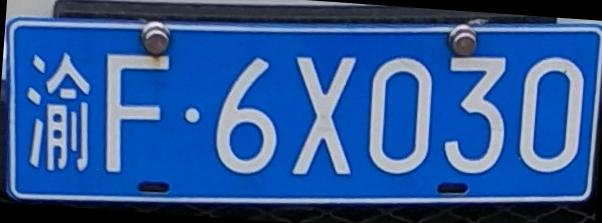
%> input picture 倾斜校正车牌.jpg, 602 x 223 px
$ octave --eval "result = qiege(imread('倾斜校正车牌.jpg'));"   (GNU Octave 9; MATLAB toolbox functions it lacks are replaced by stand-ins)
%> lines starting %> are read from the running program, lines starting %| are printed output that depends on the picture
function image=qiege(bw)
[y,x] = size(bw);
%> y = 223; x = 1806
bw(:,x)=1;
bw(:,1)=1;
%> bw: size 223x602x3 uint8; mean R, G, B 45.2, 87.6, 151.7
a = sum(~bw);figure('NumberTitle','off','Name','投影'),bar(a),title('投影');
%> (this line was passed over: bar is not available in this run)
j = 1;
jj = 1;
m =0;for i = 1:x-1
    if a(i)==0&&a(i+1)~=0
        j = i;
    end
    if a(i)~=0&&a(i+1)==0
        kk=i;
    else
        kk =0;
    end
    if kk~=0
        m = m+1;
        p(m) = j;
        q(m) = kk;
    end
end
%> after the loop, j = 1570; kk = 1805; m = 13; p = [1 826 894 906 912 916 932 1004 1468 1496 1532 1554 1570]; q = [811 884 897 907 914 930 1003 1465 1469 1500 1533 1559 1805]
for i = 1:m
    if p(i)<fix(x/8)
    p(i)=p(1);
    end
end
%> this loop made 13 passes
k =1;
for i = 1:m
    if (q(i) - p(i))>(fix(x/10))
        gg(k) = q(i);
        ggg(k) = p(i);
        k = k+1;
    end
end
%> after the loop, gg = [811 1465 1805]; ggg = [1 1004 1570]

figure('NumberTitle','off','Name','字符分割'),
k =1;
p = zeros(110,55);
image = {p p p p p p p};
for ii = 1:7
    p = imresize(bw(:,ggg(ii):gg(ii)), [110 55],'bilinear');
    image(ii) = mat2cell(p);
    obj = subplot(1,7,ii); imshow(p),title(obj,ii);pause(0.5);
    k = k +1;
end
%> this loop made 1 pass
%> pass 1, in qiege, `p = imresize(bw(:,ggg(ii):gg(ii)), [110 55],'bilinear');`:
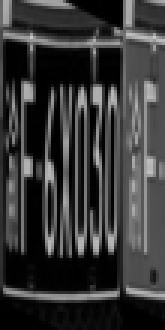
%> p: size 110x55 uint8 (shown 3 times larger); min 0, max 200, mean 55.6
%> (the run ends here)
